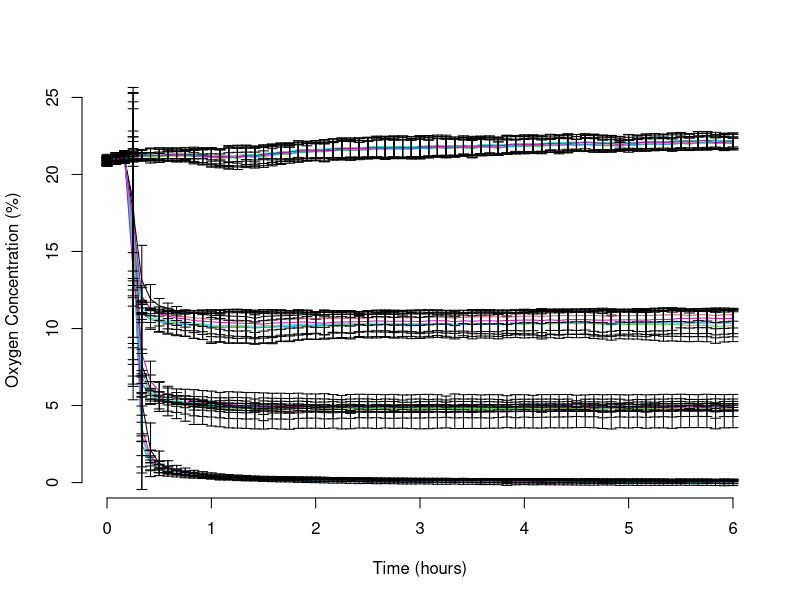

Here is the R script that generated this plot:
oxygen_average <- read.csv(file='average.csv', sep=',', header=FALSE)
A <- seq(from = 0, to = (72*5), by = 5)
A <- (A/60)
matplot(A, oxygen_average, type = "l", pch=1, lty=1, col = 1:6, axes=F, ann=F, ylim=c(0,25))
#legend("topright", legend = 1:24, col=1:6, pch=1)
title(ylab="Oxygen Concentration (%)", xlab="Time (hours)")
axis(1)
axis(2)
std <- read.csv(file='std.csv', sep=',', header=FALSE)
for ( i in seq(1,length( std ),1) ) arrows(A, oxygen_average[,i]-std[,i], A, oxygen_average[,i]+std[,i], length=0.05, angle=90, code=3)
arrows(A, oxygen_average$V1-std$V1, A, oxygen_average$V1+std$V1, length=0.0, angle=90, code=3)
